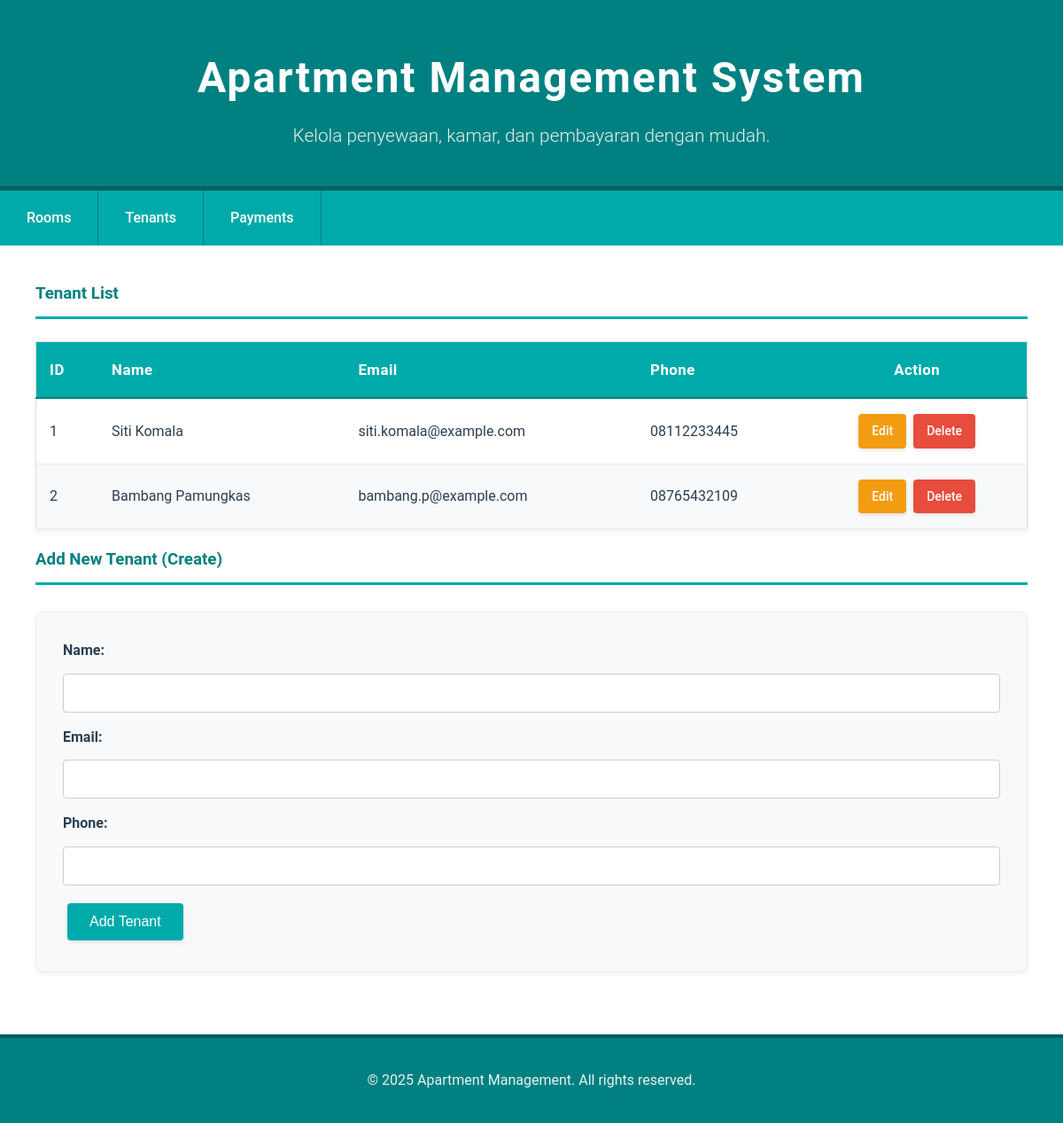
Page /?page=tenants on the committed database.
### tables this page shows
CREATE TABLE tenant (
    id INT AUTO_INCREMENT PRIMARY KEY,
    name VARCHAR(100) NOT NULL,
    email VARCHAR(100) UNIQUE,
    phone VARCHAR(15)
);

### config/db.php (called while the page is built, shortened)
<?php
class Database {
    private $host = "localhost";
    private $username = "root";
    private $password = "";
    private $dbname = "db_apartment";
    public function __construct() {
        try {
            $this->conn = new PDO("mysql:host=$this->host;dbname=$this->dbname", $this->username, $this->password);
        } catch (PDOException $e) {
            echo "Connection failed: " . $e->getMessage();
        }
    }
}
?>

### class/Tenant.php (called while the page is built, shortened)
<?php
require_once 'config/db.php';
class Tenant {
    private $db;
    public function __construct() {
        $this->db = (new Database())->conn;
    }
    public function getAllTenants() {
        $stmt = $this->db->query("SELECT * FROM tenant");
        return $stmt->fetchAll(PDO::FETCH_ASSOC);
    }
}
?>

### view/tenants.php (the view, shortened to what this page needs)
<h3>Tenant List</h3>
<table border="0">
    <thead>
        <tr>
            <th>ID</th>
            <th>Name</th>
            <th>Email</th>
            <th>Phone</th>
            <th class="text-center">Action</th>
        </tr>
    </thead>
    <tbody>
    <?php foreach ($tenant->getAllTenants() as $t): ?>
    <tr>
        <td><?= $t['id'] ?></td>
        <td><?= $t['name'] ?></td>
        <td><?= $t['email'] ?></td>
        <td><?= $t['phone'] ?></td>
        <td class="table-actions text-center">
            <a href="?page=edit_tenant&id=<?= $t['id'] ?>" class="btn btn-warning btn-sm">Edit</a>
            <a href="?delete_tenant=<?= $t['id'] ?>" class="btn btn-danger btn-sm" onclick="return confirm('Yakin ingin menghapus penyewa ini?');">Delete</a>
        </td>
    </tr>
    <?php endforeach; ?>
    </tbody>
</table>
<h3 class="mt-20">Add New Tenant (Create)</h3>
<form method="POST">
    <label>Name:</label><input type="text" name="name" required>
    <label>Email:</label><input type="email" name="email">
    <label>Phone:</label><input type="text" name="phone">
    <button type="submit" name="create_tenant">Add Tenant</button>
</form>

### style.css (style rules this page uses)
* { margin: 0; padding: 0; box-sizing: border-box; }
body { font-family: 'Roboto', 'Segoe UI', Tahoma, Geneva, Verdana, sans-serif; background-color: #f0f3f5; color: #2c3e50; line-height: 1.6; min-height: 100vh; }
h2, h3 { color: #008080; margin-bottom: 25px; font-weight: 700; border-bottom: 3px solid #00AAAA; padding-bottom: 10px; }
table { width: 100%; border-collapse: collapse; margin: 0; background-color: white; border: 1px solid #ddd; box-shadow: 0 4px 6px rgba(0, 0, 0, 0.05); }
th { background-color: #00AAAA; color: white; padding: 18px 15px; text-align: left; font-weight: 600; font-size: 1.05em; letter-spacing: 0.5px; border-bottom: 2px solid #008080; }
td { padding: 15px; border-bottom: 1px solid #e9ecef; transition: background-color 0.2s ease; vertical-align: middle; }
tbody tr:nth-child(even) { background-color: #f8f9fa; }
form { background-color: #f8f9fa; padding: 30px; margin: 30px 0; border: 1px solid #e9ecef; border-radius: 8px; box-shadow: 0 2px 4px rgba(0, 0, 0, 0.05); }
input, select, textarea { width: 100%; padding: 12px 15px; margin: 8px 0 15px 0; border: 1px solid #ccc; border-radius: 4px; font-size: 16px; transition: border-color 0.3s ease; background-color: white; }
label { font-weight: 600; color: #2c3e50; margin-bottom: 5px; display: block; }
button, .btn { background-color: #00AAAA; color: white; padding: 12px 25px; border: none; border-radius: 4px; cursor: pointer; font-size: 16px; font-weight: 500; transition: all 0.3s ease; text-decoration: none; display: inline-block; margin: 5px; box-shadow: 0 2px 4px rgba(0, 0, 0, 0.1); }
.btn-danger { background-color: #e74c3c; }
.btn-warning { background-color: #f39c12; color: white; }
.table-actions { white-space: nowrap; }
.table-actions .btn { margin: 2px; padding: 8px 15px; font-size: 14px; }
.text-center { text-align: center; }
.mt-20 { margin-top: 20px; }

### rows in the picture
tenant: id "1", name "Siti Komala", email "siti.komala@example.com", phone "08112233445"
tenant: id "2", name "Bambang Pamungkas", email "bambang.p@example.com", phone "08765432109"
